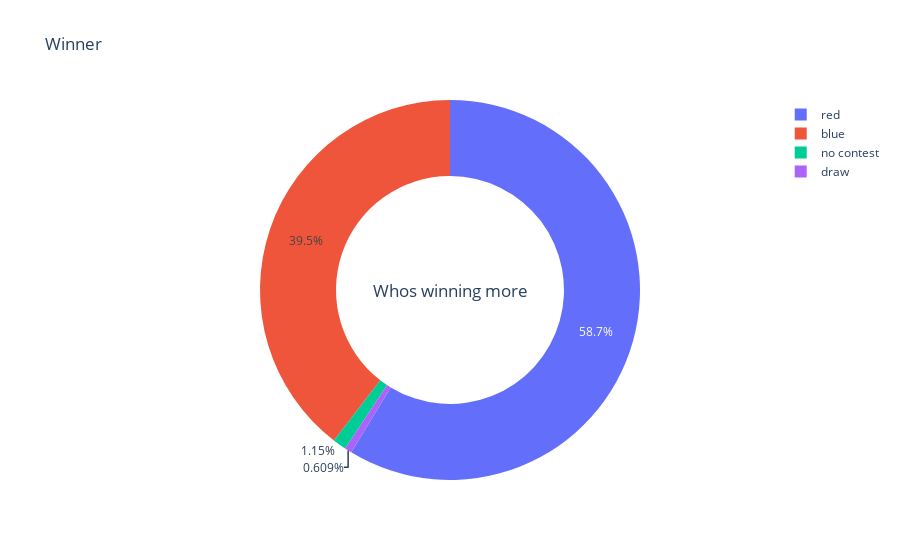

This figure's notebook cell:
### Code cell
temp = df["winner"].value_counts()
fig = {
  "data": [
    {
      "values": temp.values,
      "labels": temp.index,
      "domain": {"x": [0, 1]},
      "hole": .6,
      "type": "pie"
    },

    ],
  "layout": {
        "title":"Winner",
        "annotations": [
            {
                "font": {
                    "size": 17
                },
                "showarrow": False,
                "text": "Whos winning more",
                "x": 0.5,
                "y": 0.5
            }

        ]
    }
}
iplot(fig, filename='donut')

### Figure 1 — Plotly figure (JSON) as saved in the notebook; plotly's stock layout.template omitted (floating-point values rounded to 4 significant figures)
{"data": [{"domain": {"x": [0, 1]}, "hole": 0.6, "labels": ["red", "blue", "no contest", "draw"], "values": [867, 584, 17, 9], "type": "pie"}], "layout": {"annotations": [{"font": {"size": 17}, "showarrow": false, "text": "Whos winning more", "x": 0.5, "y": 0.5}], "title": {"text": "Winner"}}}
